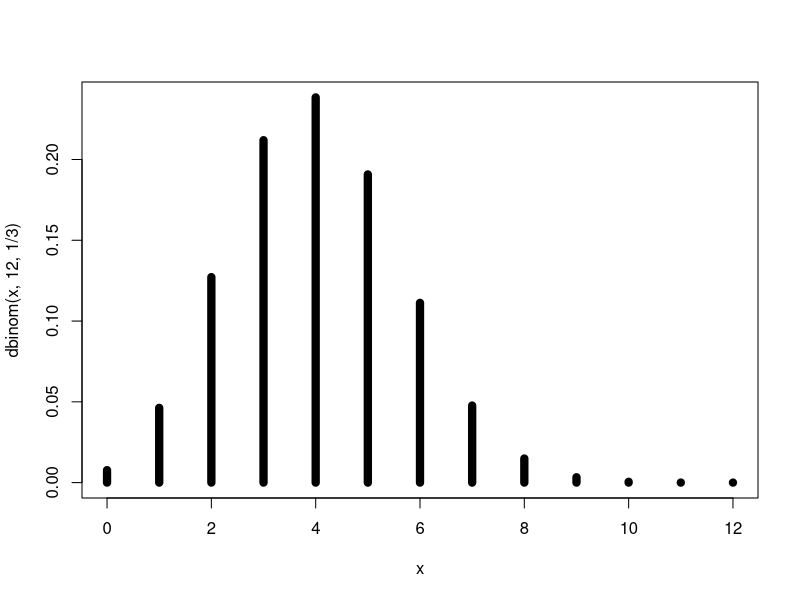
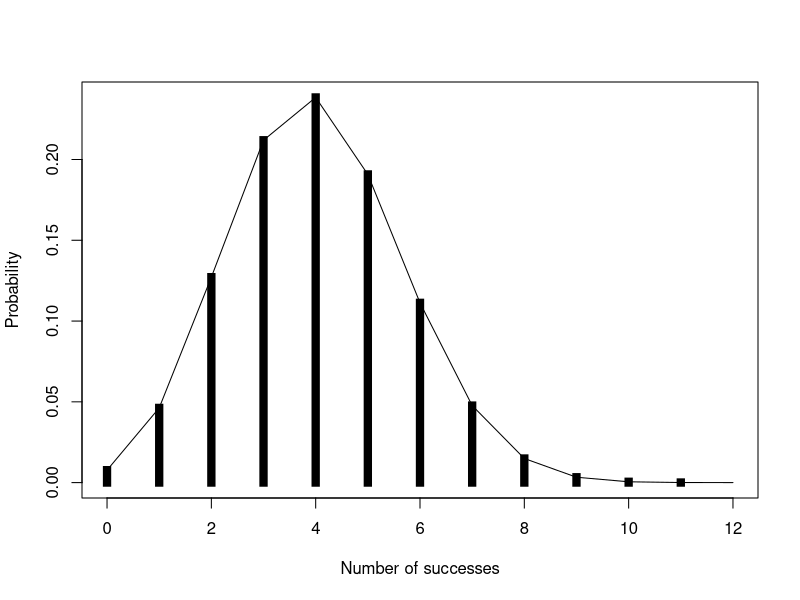
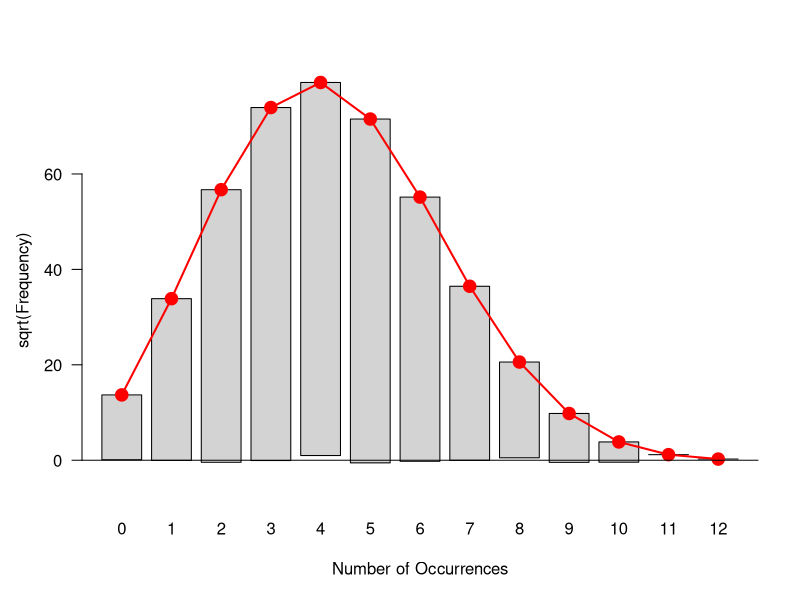
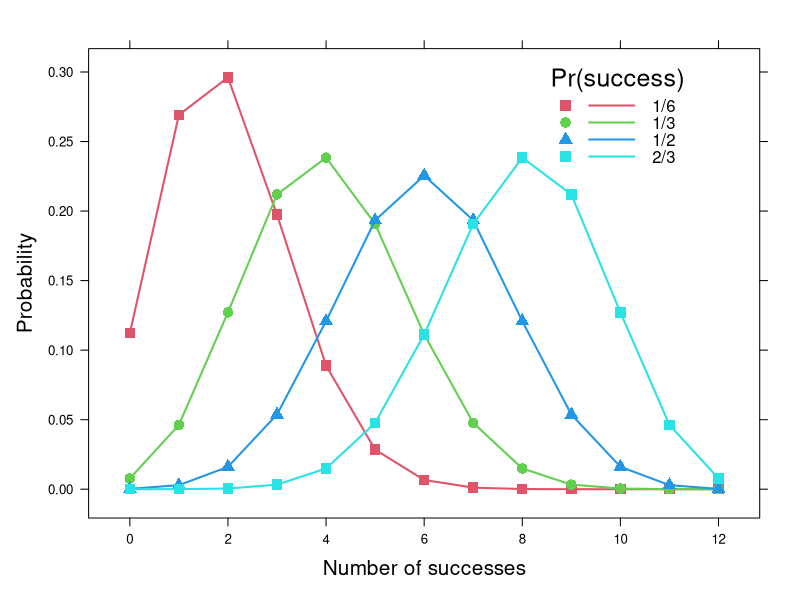
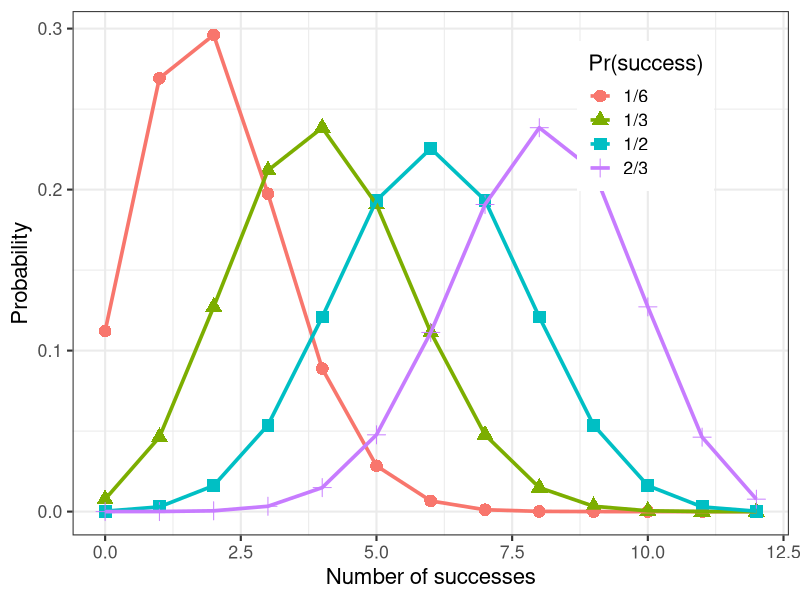

Reproduce these figures in R, in order.
#' ---
#' title: "Binomial distributions"
#' author: "Michael Friendly"
#' date: "`r format(Sys.Date())`"
#' ---

#' Here are some simple examples of working with binomial distributions. The motivating example is
#' `vcd::WeldonDice`, reporting the frequencies of obtaining a 5 or 6 in throws of 12 dice. If the
#' dice were fair, this should give a binomial distribution, Bin(12, 1/3).

library(vcd)
library(lattice)
library(ggplot2)

data(WeldonDice, package = "vcd")
WeldonDice

#' ### plot Bin(12, 1/3), like Weldon's dice
#' The `dbinom()` function calculates the probabilities in a binomial, Bin(n, p) for a range of `x` values.
x <- seq(0,12)
plot(
  x = x,
  y = dbinom(x, 12, 1 / 3),
  type = "h",
  lwd = 8
)

#' ## Do the same, with better labels, and `lines()`
x <- seq(0,12)
plot(
  x = x,
  y = dbinom(x, 12, 1 / 3),
  type = "h",
  xlab = "Number of successes",
  ylab = "Probability",
  lwd = 8,
  lend = "square"
)
lines(x=x, y=dbinom(x,12,1/3))

#' ## Calculate expected frequencies & contributions to $\chi^2$
#' There's a wrinkle here, in that the data reported in `WeldonDice` for `x=10` represents the
#' frequency for 10 or more 5s or 6s.
data(WeldonDice, package="vcd")
Weldon.df <- as.data.frame(WeldonDice)   # convert to data frame

x <- seq(0,12)
Prob <- dbinom(x, 12, 1/3)               # binomial probabilities
Prob <- c(Prob[1:10], sum(Prob[11:13]))  # sum values for 10+
Exp  <- round(sum(WeldonDice)*Prob)         # expected frequencies
Diff <- Weldon.df[,"Freq"] - Exp          # raw residuals
Chisq = Diff^2 /Exp
data.frame(Weldon.df, Prob=round(Prob,4), Exp, Diff, Chisq)

#' ## Use `vcd::goodfit()` 
#' `vcd::goodfit()` calculates probabilities, fitted values and residuals for a given
#' distribution type.  The `plot()` method for a `goodfit` object gives a `rootogram()`.
#' 
goodfit(WeldonDice, type = "binomial", par = list(size=12)) |> plot()

#' ## Plotting binomial distributions

#' ### create a set of binomial distributions, Bin(12, p)
# `dbinom()` can take vector inputs for the parameters

x <- seq(0,12)                # values of x
p <- c(1/6, 1/3, 1/2, 2/3)    # values of p
x <- rep(x, 4)                # replicate, length(p) times
p <- rep(p, each=13)          # replicate, each length(x)
bin.df <- data.frame(x, prob = dbinom(x, 12, p), p)
bin.df$p <- factor(bin.df$p, labels=c("1/6", "1/3", "1/2", "2/3"))
str(bin.df)

#' ## Better version: using `expand.grid()`

XP <-expand.grid(x=0:12, p=c(1/6, 1/3, 1/2, 2/3))
bin.df <- data.frame(XP, prob=dbinom(XP[,"x"], 12, XP[,"p"]))
bin.df$p <- factor(bin.df$p, labels=c("1/6", "1/3", "1/2", "2/3"))
str(bin.df)

#' ### Using `lattice::xyplot()` to plot the distributions
#' 
#' With lattice, the `groups = p` argument gives a separate line for each level of `p`.
#' `pch` and `col` arguments set the point symbols and colors.
#' The `key` argument is used to define the legend for the plot.
#' 
library(lattice)

mycol <- palette()[2:5]
xyplot( prob ~ x, data=bin.df, groups=p,
	xlab=list('Number of successes', cex=1.25),
	ylab=list('Probability',  cex=1.25),
	type='b', pch=15:17, lwd=2, cex=1.25, col=mycol,
	key = list(
					title = 'Pr(success)',
					points = list(pch=15:17, col=mycol, cex=1.25),
					lines = list(lwd=2, col=mycol),
					text = list(levels(bin.df$p)),
					x=0.9, y=0.98, corner=c(x=1, y=1)
					)
	)

#' ## The same, using `ggplot2`
#' For this plot, to give separate curves for each level of `p`, I assign this to both
#' the `color` & `shape` aesthetics.

library(ggplot2)
ggplot(bin.df, aes(x = x, y = prob, color = p, shape = p)) +
  geom_point(size=4) +
  geom_line(linewidth = 1.25) +
  labs(x = "Number of successes",
       y = "Probability") +
  scale_colour_discrete("Pr(success)") +
  scale_shape_discrete("Pr(success)") +
  theme_bw(base_size = 16) +
  theme(legend.position = c(0.8, 0.8))


